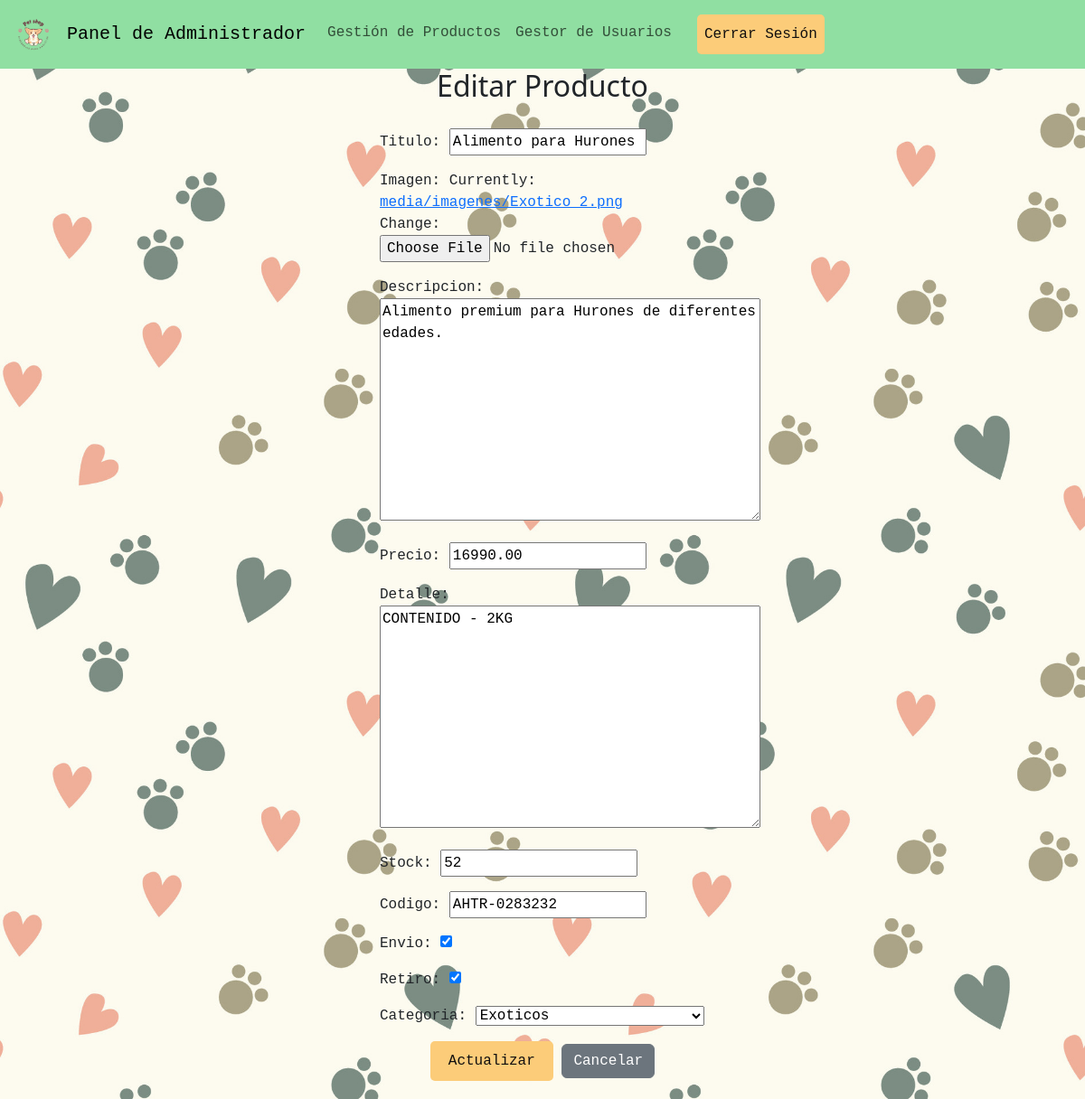
Page /editar_producto/8/ on the committed database.
### tienda/models.py (models this page shows, shortened)
class Producto(models.Model):
    titulo = models.CharField(max_length=255)
    imagen = models.ImageField(upload_to='media/imagenes/')
    descripcion = models.TextField()
    precio = models.DecimalField(max_digits=10, decimal_places=2)
    detalle = models.TextField()
    stock = models.IntegerField()
    codigo = models.CharField(max_length=255)
    envio = models.BooleanField(default=True)
    retiro = models.BooleanField(default=True)
    categoria = models.ForeignKey(Categoria, on_delete=models.CASCADE)

### tienda/views.py (the view)
# urls.py: path('editar_producto/<int:producto_id>/', views.editar_producto, name='editar_producto'),
def editar_producto(request, producto_id):
    producto = get_object_or_404(Producto, id=producto_id)
    if request.method == 'POST':
        form = ProductoForm(request.POST, request.FILES, instance=producto)
        if form.is_valid():
            form.save()
            messages.success(request, 'Producto actualizado exitosamente.')
            return redirect('lista_productos')
        else:
            for field, errors in form.errors.items():
                for error in errors:
                    messages.error(request, f"Error en el campo {field}: {error}")
    else:
        form = ProductoForm(instance=producto)
    return render(request, 'tienda/formulario_producto.html', {'form': form})

### tienda/forms.py (shortened to what this page needs)
class ProductoForm(forms.ModelForm):
    categoria = forms.ModelChoiceField(queryset=Categoria.objects.all(), empty_label="Seleccione una categoría")
    class Meta:
        model = Producto
        fields = [
            'titulo',
            'imagen',
            'descripcion',
            'precio',
            'detalle',
            'stock',
            'codigo',
            'envio',
            'retiro',
            'categoria'
        ]

### tienda/models.py (called while the page is built)
    def __str__(self):
        return self.nombre

### tienda/templates/tienda/formulario_producto.html (shortened to what this page needs)
{% load static %}
<!DOCTYPE html>
<html lang="es">
<head>
    <link  rel="stylesheet" href="{% static 'tienda/css/estilo.css' %}" >
    <link href="https://cdn.jsdelivr.net/npm/bootstrap@5.3.3/dist/css/bootstrap.min.css" rel="stylesheet">
</head>
<body>
    {% include 'tienda/includes/navbar_administrador.html' %}
    <div class="container d-flex justify-content-center align-items-center" style="min-height: 100vh;">
        <div class="col-md-6">
            <h2 class="text-center">{% if form.instance.id %}Editar Producto{% else %}Añadir Producto{% endif %}</h2>
            <form method="post" enctype="multipart/form-data">
                {{ form.as_p }}
                <div class="text-center">
                    <button type="submit" class="btn btn-success">{% if form.instance.id %}Actualizar{% else %}Añadir{% endif %}</button>
                    <a href="{% url 'lista_productos' %}" class="btn btn-secondary">Cancelar</a>
                </div>
            </form>
        </div>
    </div>
</body>
</html>

### static/tienda/css/estilo.css (style rules this page uses)
body { background-image: url('../imagenes/fondoPagina.jpg'); background-size: cover; background-position: top left; background-repeat: repeat; min-height: 100vh; margin: 0; padding: 0; font-family: 'Courier New', Courier, monospace; }
form { max-width: 400px; margin: auto; padding: 20px; border-radius: 10px; font-family: 'Courier New', Courier, monospace; }
button[type="submit"] { background-color: #fccc79; color: #110f0f; padding: 10px 20px; border: none; border-radius: 5px; cursor: pointer; transition: background-color 0.3s ease; font-family: 'Courier New', Courier, monospace; }

### rows in the picture
Producto: titulo "Alimento para Hurones", descripcion "Alimento premium para Hurones de diferentes edades.", precio "16990.00", detalle "CONTENIDO - 2KG", stock "52", codigo "AHTR-0283232", envio "☑", retiro "☑", categoria "Exoticos"
